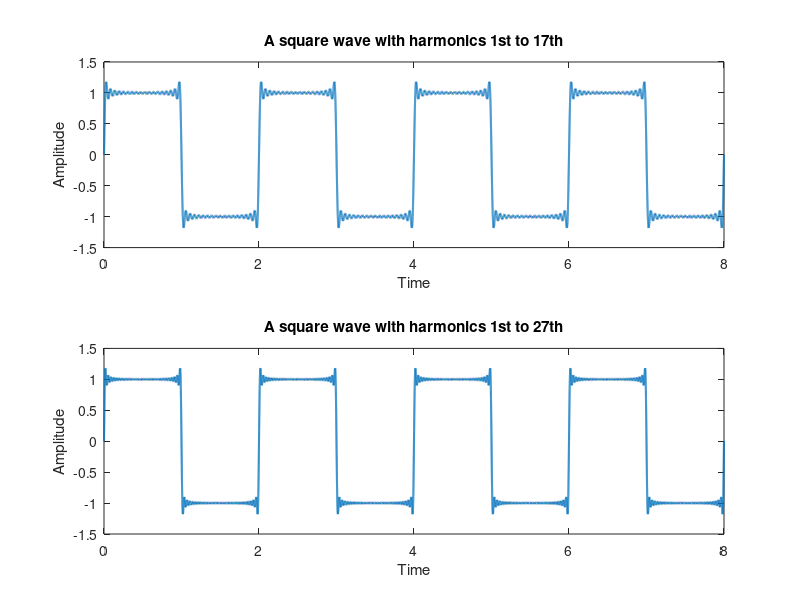

Recreate this plot in MATLAB.
% Task 2
clc
clear all
t=0:0.0001:8;
ff=0.5;
y1 = (4/pi)*sin(2*pi*ff*t);

for k = 3:2:35
fh=k*ff;
x = (4/(k*pi))*sin(2*pi*fh*t);
y1=y1+x;
end
subplot(2,1,1);
plot(t,y1,'linewidth',1.5);
title('A square wave with harmonics 1st to 17th');
xlabel('Time');
ylabel('Amplitude');

y2 = (4/pi)*sin(2*pi*ff*t);
for k = 3:2:55
fh=k*ff;
x = (4/(k*pi))*sin(2*pi*fh*t);
y2=y2+x;
end
subplot(2,1,2);
plot(t,y2,'linewidth',1.5);
title('A square wave with harmonics 1st to 27th');
xlabel('Time');
ylabel('Amplitude');
